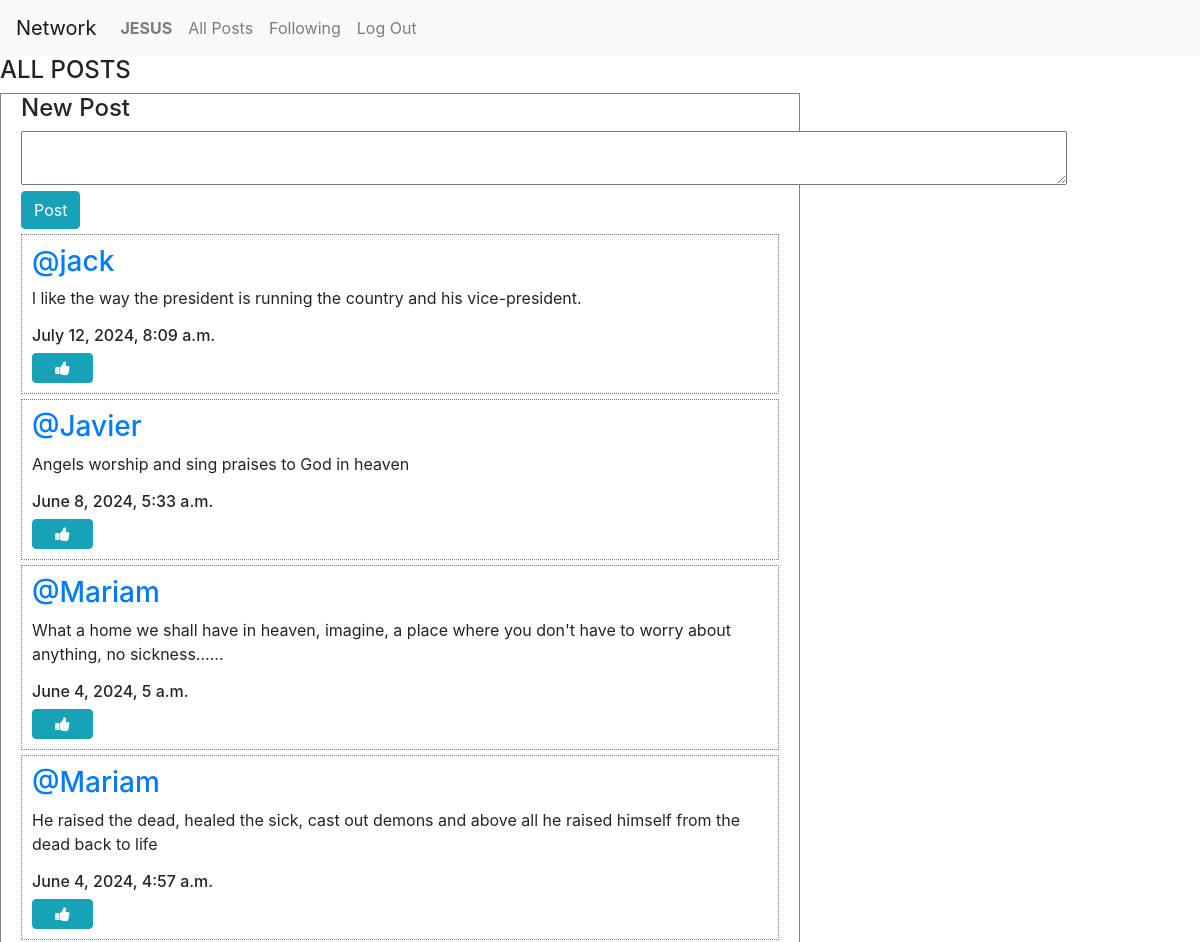
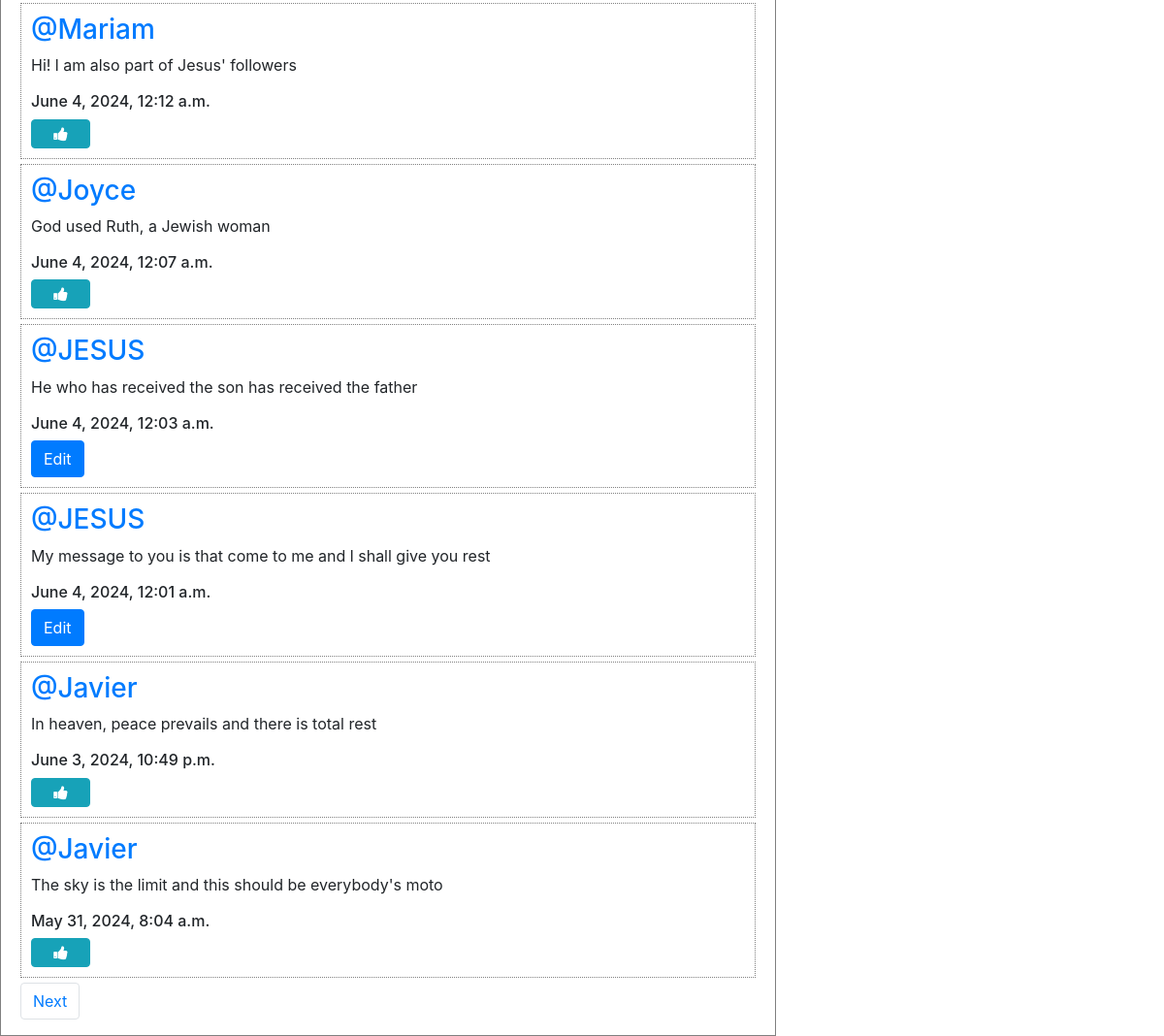
Screenshot of / (signed in) with the database file from the repository (2 pictures, top to bottom).
### network/models.py (models this page shows, shortened)
class User(AbstractUser):
    pass

class Post(models.Model):
    user = models.ForeignKey(User, on_delete=models.CASCADE, related_name= "sender")
    information = models.CharField(max_length= 165)
    date = models.DateTimeField(auto_now_add= True)

### network/views.py (the view)
# urls.py: path("", views.index, name="index"),
def index(request):
    all_posts = Post.objects.all().order_by("id").reverse()
    paginator= Paginator(all_posts, 10)
    page_number= request.GET.get('page')
    page_posts= paginator.get_page(page_number)
    all_liked_posts= Like.objects.all()
    individual_likes= []
    try:
        for liked_post in all_liked_posts:
            if liked_post.user.id == request.user.id:
                individual_likes.append(liked_post.post.id)
    except:
        individual_likes= []
    return render(request, "network/index.html", {
        "all_posts": all_posts,
        "page_posts":page_posts,
        "individual_likes":individual_likes,
    })

### network/templates/network/index.html (shortened to what this page needs)
{% extends "network/layout.html" %}
{% load static %}
{% block body %}
    <h4>ALL POSTS</h4>
    {% if user.is_authenticated %}
    <div class= "post_1">
        <div id= "form">
            <h4>New Post</h4>
            <form  action= "{% url 'new_post' %}" method= "post" >
                <textarea name="information" row="5" cols="100"></textarea><br/>
                <input type= "submit" value= 'Post' class= "btn btn-info"/>
            </form>
    {% endif %}
    <div class= "allPosts">
        {% for post in page_posts %}
            <div class= "post_2">
                <h3 class="username"><a href="{% url 'profile' user_id=post.user.id %}">@{{post.user}}</a></h3>
        <p class="information" id="information{{post.id}}">{{post.information}}</p>
                <h6 class="date">{{post.date}}</h6>
                {% if user.is_authenticated %}
                    {% if user == post.user %}
                        <div>
                            <button class= "btn btn-primary" data-toggle= "modal"  data-target= "#modal_edit_post{{post.id}}">Edit</button>
                        </div>
                    {% else %}
                          {% if post.id in individual_likes %}
                          <button class="btn btn-info fa fa-thumbs-down col-1" onclick="likeButton({{post.id}}, {{individual_likes}})" id="{{post.id}}"></button>
                          {% else %}
                          <button class="btn btn-info fa fa-thumbs-up col-1" onclick="likeButton({{post.id}}, {{individual_likes}})" id="{{post.id}}"></button>
                          {% endif %}
                    {% endif %}
                {% endif %}
            </div>
        {% endfor %}
    </div>
            <nav aria-label= "Page navigation example">
                <ul class="pagination">
                    {%  if page_posts.has_next %}
                        <li class="page-item"><a class="page-link" href="?page={{page_posts.next_page_number}}">Next</a></li>
                    {% endif %}
                </ul>
            </nav>
{% endblock %}

### network/templates/network/layout.html (shortened to what this page needs)
{% load static %}
<!DOCTYPE html>
<html lang="en">
    <head>
        <link rel="stylesheet" href="https://stackpath.bootstrapcdn.com/bootstrap/4.4.1/css/bootstrap.min.css">
        <link href="{% static 'network/style.css' %}" rel="stylesheet">
        <link rel="stylesheet" href="https://cdnjs.cloudflare.com/ajax/libs/font-awesome/4.7.0/css/font-awesome.min.css">
    </head>
    <body>
        <nav class="navbar navbar-expand-lg navbar-light bg-light">
            <a class="navbar-brand" href="{% url 'index' %}">Network</a>
            <div>
              <ul class="navbar-nav mr-auto">
                {% if user.is_authenticated %}
                    <li class="nav-item">
                        <a class="nav-link" href="{% url 'profile' user_id=user.id %}"><strong>{{ user.username }}</strong></a>
                    </li>
                {% endif %}
                    <li class="nav-item">
                        <a class="nav-link" href="{% url 'index' %}">All Posts</a>
                    </li>
                {% if user.is_authenticated %}
                    <li class="nav-item">
                        <a class="nav-link" href="{% url 'following' %}">Following</a>
                    </li>
                    <li class="nav-item">
                        <a class="nav-link" href="{% url 'logout' %}">Log Out</a>
                    </li>
                {% endif %}
              </ul>
            </div>
          </nav>
        <div class="body">
            {% block body %}
            {% endblock %}
        </div>
    </body>
</html>

### network/static/network/style.css (style rules this page uses)
.post_1 { border:1px solid grey; width:800px; margin-left:0; display:flex; justify-content:center; flex-direction:column; }
#form { margin-left:20px; }
.post_2 { border: 1px dotted grey; margin-top:5px; margin-bottom:5px; display:flex; justify-content:center; flex-direction:column;margin-right:20px; padding:10px; }

### rows the page displays
User: username "JESUS"
Post: user "jack", information "l like the way the president is running the country and his vice-president.", date "July 12, 2024, 8:09 a.m."
Post: user "Javier", information "Angels worship and sing praises to God in heaven", date "June 8, 2024, 5:33 a.m."
Post: user "Mariam", information "What a home we shall have in heaven, imagine, a place where you don't have to worry about anything, no sickness......", date "June 4, 2024, 5 a.m."
Post: user "Mariam", information "He raised the dead, healed the sick, cast out demons and above all he raised himself from the dead back to life", date "June 4, 2024, 4:57 a.m."
Post: user "Mariam", information "Hi! l am also part of Jesus' followers", date "June 4, 2024, 12:12 a.m."
Post: user "Joyce", information "God used Ruth, a Jewish woman", date "June 4, 2024, 12:07 a.m."
Post: user "JESUS", information "He who has received the son has received the father", date "June 4, 2024, 12:03 a.m."
Post: user "JESUS", information "My message to you is that come to me and l shall give you rest", date "June 4, 2024, 12:01 a.m."
Post: user "Javier", information "In heaven, peace prevails and there is total rest", date "June 3, 2024, 10:49 p.m."
Post: user "Javier", information "The sky is the limit and this should be everybody's moto", date "May 31, 2024, 8:04 a.m."
